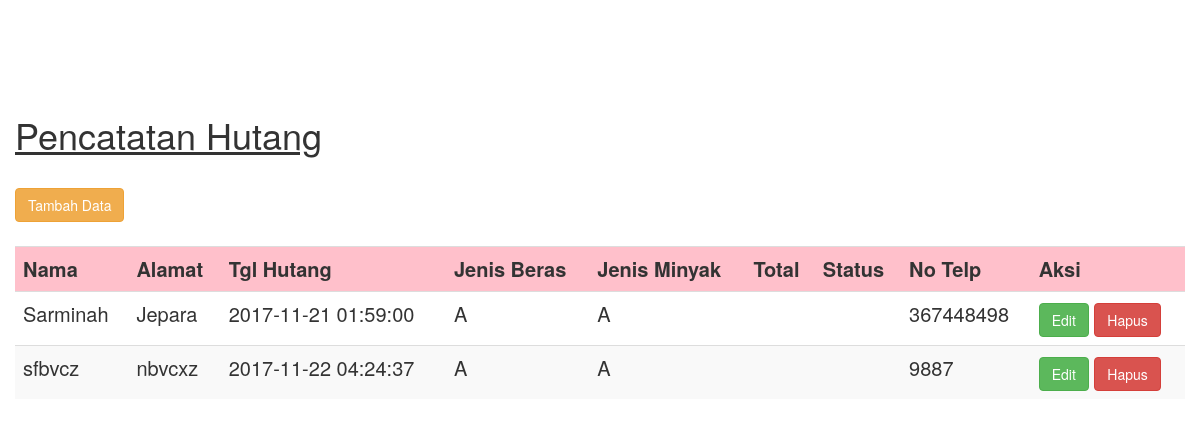
Before: / with the older database file.
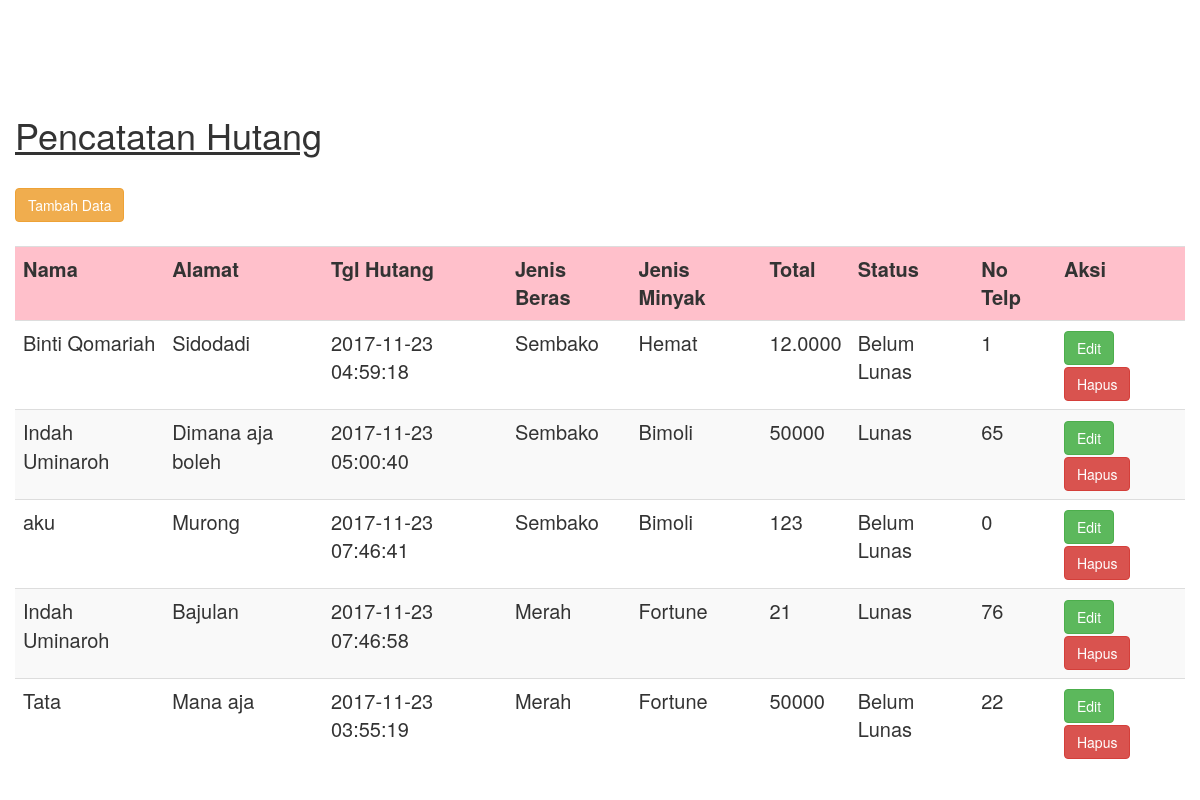
After: the same page with the newer database file.
### tables this page shows
CREATE TABLE `orang` (
  `id_orang` int(1) NOT NULL,
  `nama` varchar(30) NOT NULL,
  `alamat` text NOT NULL,
  `tgl_hutang` timestamp NOT NULL DEFAULT CURRENT_TIMESTAMP ON UPDATE CURRENT_TIMESTAMP,
  `id_beras` int(12) NOT NULL,
  `id_minyak` int(12) NOT NULL,
  `total_harga` varchar(30) NOT NULL,
  `id_status` int(15) NOT NULL,
  `no_telp` bigint(13) NOT NULL
);

CREATE TABLE `beras` (
  `id_beras` int(1) NOT NULL,
  `jenis_beras` varchar(10) NOT NULL,
  `harga/kg` varchar(30) NOT NULL
);

CREATE TABLE `minyak` (
  `id_minyak` int(1) NOT NULL,
  `jenis_minyak` varchar(10) NOT NULL,
  `harga/liter` varchar(30) NOT NULL
);

CREATE TABLE `status` (
  `id_status` int(1) NOT NULL,
  `status` varchar(30) NOT NULL
);

### index.php (the view, shortened to what this page needs)
<?php
include 'koneksi.php';
$sql = "SELECT id_orang, nama, alamat, tgl_hutang, id_beras, id_minyak, total_harga, id_status, no_telp FROM orang";
$query = mysqli_query($koneksi, $sql);
function beras($idBeras, $koneksi){
	$sql = "SELECT jenis_beras FROM beras WHERE id_beras=$idBeras";
	$query = mysqli_query($koneksi, $sql);
	$data = mysqli_fetch_assoc($query);
	return $data['jenis_beras'];
}
function minyak($idMinyak, $koneksi){
	$sql = "SELECT jenis_minyak FROM minyak WHERE id_minyak=$idMinyak";
	$query = mysqli_query($koneksi, $sql);
	$data = mysqli_fetch_assoc($query);
	return $data['jenis_minyak'];
}
function status($idStatus, $koneksi){
	$sql = "SELECT status FROM status WHERE id_status=$idStatus";
	$query = mysqli_query($koneksi, $sql);
	$data = mysqli_fetch_assoc($query);
	return $data['status'];
}
?>
<!DOCTYPE html>
<html>
<head>
	<link rel="stylesheet" type="text/css" href="dist/css/bootstrap.css">
	<link rel="stylesheet" type="text/css" href="dist/css/bootstrap.min.css">
	<link rel="stylesheet" type="text/css" href="dist/style.css">
</head>
<body>
	<div class="container-fluid">
	<div class="row">
	<div class="col-sm-12">
	<h1><u>Pencatatan Hutang</u></h1>
	<table class="table table-striped">
		<a href="input.php" class="btn btn-warning">Tambah Data</a>
			<tr>
				<th>Nama</th>
				<th>Alamat</th>
				<th>Tgl Hutang</th>
				<th>Jenis Beras</th>
				<th>Jenis Minyak</th>
				<th>Total</th>
				<th>Status</th>
				<th>No Telp</th>
				<th>Aksi</th>
			</tr>
	<?php
		foreach ($query as $data):
	?>
			<tr>
				<td>
					<?php echo $data['nama'];?>
				</td>
				<td>
					<?php echo $data['alamat'];?>
				</td>
				<td>
					<?php echo $data['tgl_hutang'];?>
				</td>
				<td>
					<?php echo beras($data['id_beras'],$koneksi);?>
				</td>
				<td>
					<?php echo minyak($data['id_minyak'],$koneksi);?>
				</td>
				<td>
					<?php echo $data['total_harga'];?>
				</td>
				<td>
					<?php echo status($data['id_status'],$koneksi);?>
				</td>
				<td>
					<?php echo $data['no_telp'];?>
				</td>
				<td>
					<a href="edit.php?id=<?php echo $data['id_orang'];?>" class="btn btn-success">Edit</a>
					<a href="hapus.php?id=<?php echo $data['id_orang'];?>" class="btn btn-danger" onclick="return confirm('Apakah anda yakin ingin menghapus?')">Hapus</a>
				</td>
			</tr>
	<?php
		endforeach;
	?>
	</table>
	</div>
	</div>
	</div>
</body>
</html>

Changed rows visible on the page:
removed orang: nama "Sarminah", alamat "Jepara", tgl_hutang "2017-11-21 01:59:00", id_beras.jenis_beras "A", id_minyak.jenis_minyak "A", no_telp "367448498"
removed orang: nama "sfbvcz", alamat "nbvcxz", tgl_hutang "2017-11-22 04:24:37", id_beras.jenis_beras "A", id_minyak.jenis_minyak "A", no_telp "9887"
added orang: nama "Binti Qomariah", alamat "Sidodadi", tgl_hutang "2017-11-23 04:59:18", id_beras.jenis_beras "Sembako", id_minyak.jenis_minyak "Hemat", total_harga "12.0000", id_status.status "Belum Lunas", no_telp "1"
added orang: nama "Indah Uminaroh", alamat "Dimana aja boleh", tgl_hutang "2017-11-23 05:00:40", id_beras.jenis_beras "Sembako", id_minyak.jenis_minyak "Bimoli", total_harga "50000", id_status.status "Lunas", no_telp "65"
added orang: nama "aku", alamat "Murong", tgl_hutang "2017-11-23 07:46:41", id_beras.jenis_beras "Sembako", id_minyak.jenis_minyak "Bimoli", total_harga "123", id_status.status "Belum Lunas", no_telp "0"
added orang: nama "Indah Uminaroh", alamat "Bajulan", tgl_hutang "2017-11-23 07:46:58", id_beras.jenis_beras "Merah", id_minyak.jenis_minyak "Fortune", total_harga "21", id_status.status "Lunas", no_telp "76"
added orang: nama "Tata", alamat "Mana aja", tgl_hutang "2017-11-23 03:55:19", id_beras.jenis_beras "Merah", id_minyak.jenis_minyak "Fortune", total_harga "50000", id_status.status "Belum Lunas", no_telp "22"
